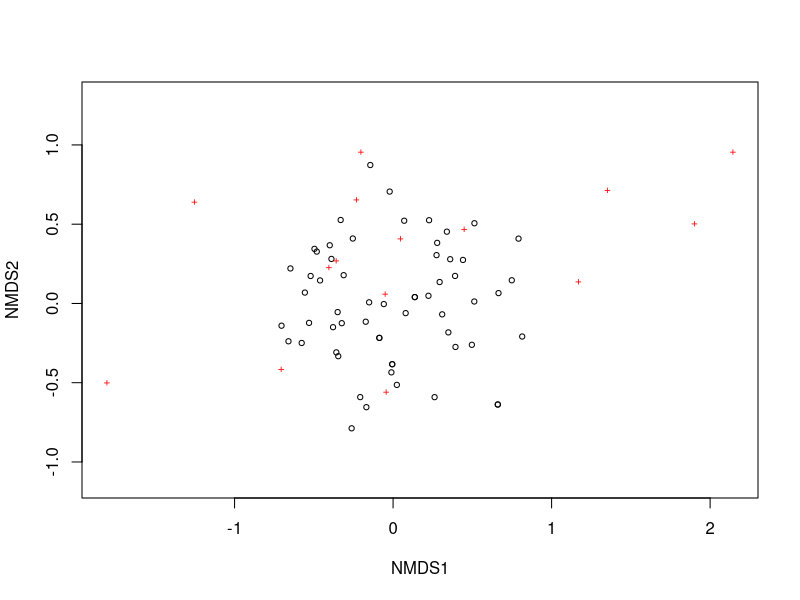
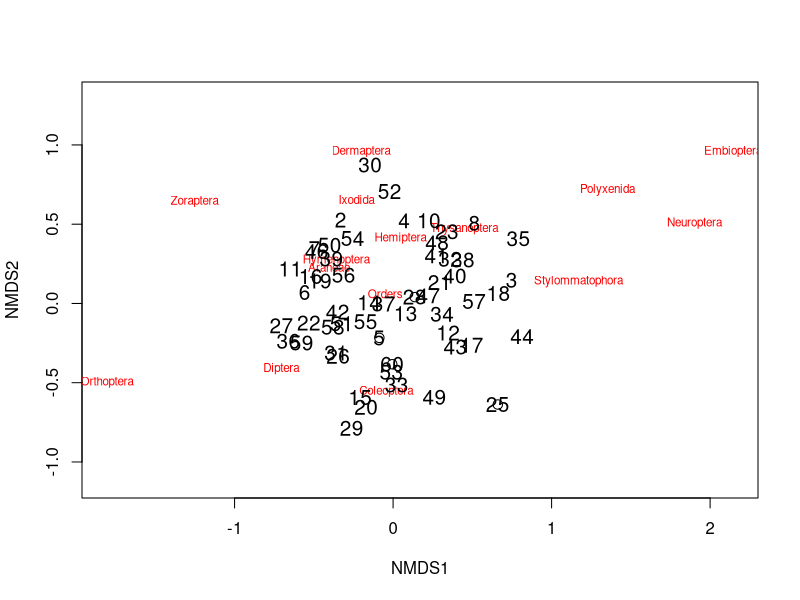
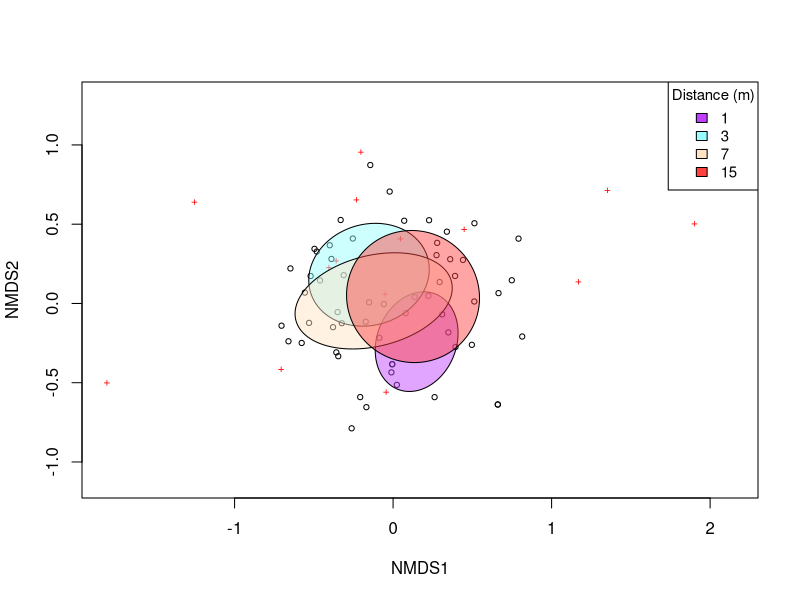
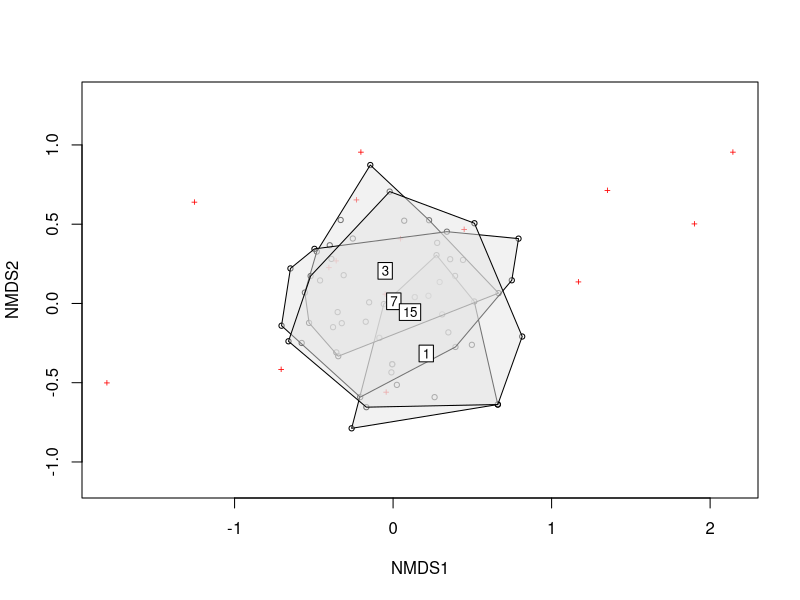
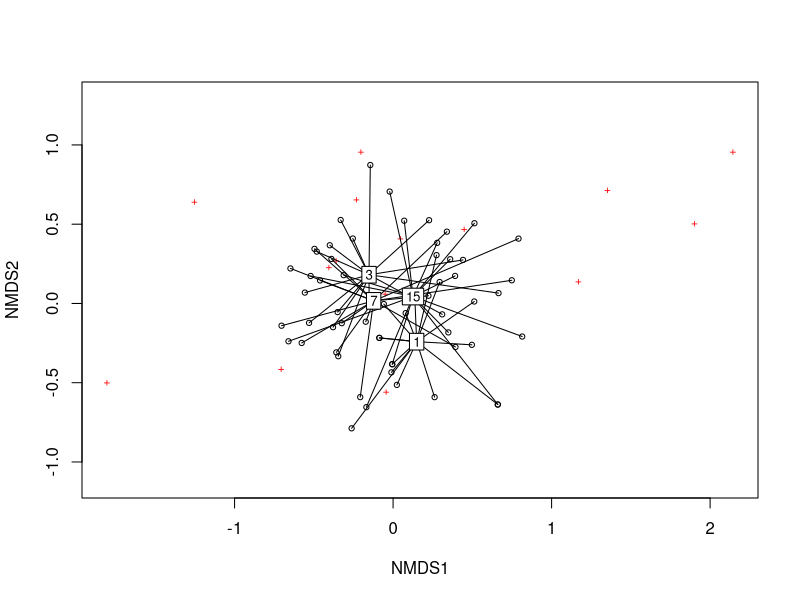
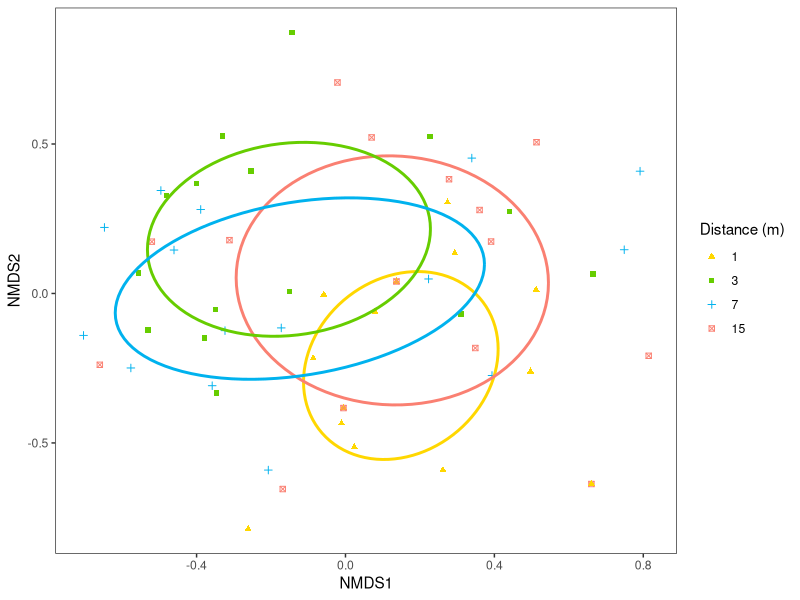
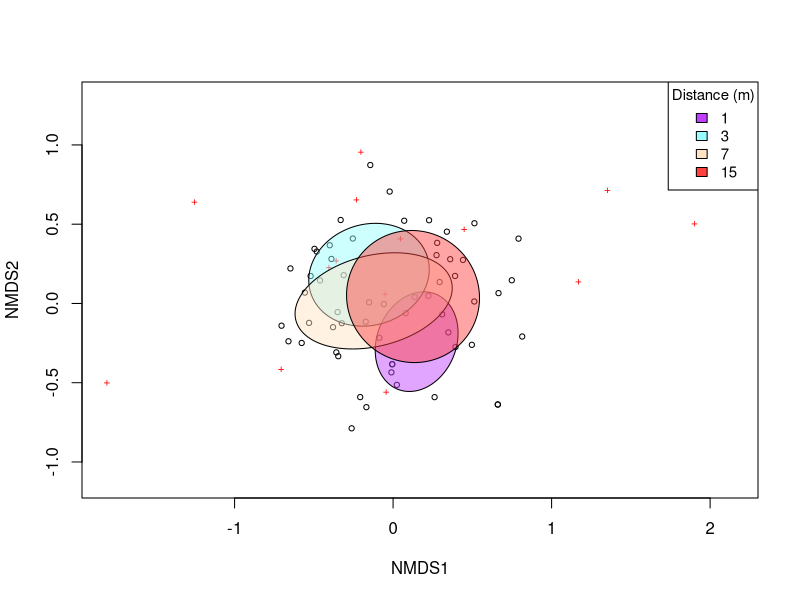
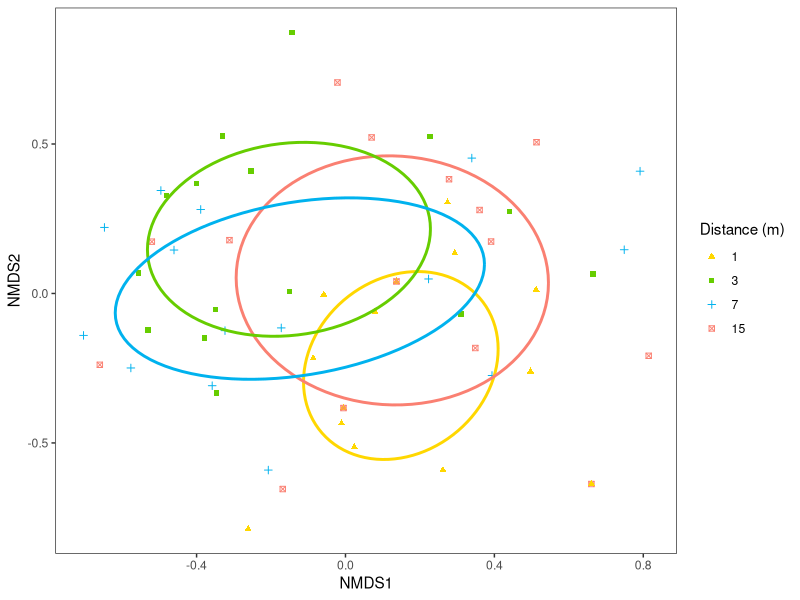

These figures' R source, in order:
##%##########################################################%##
#                                                              #
####                     NMDS TUTORIAL                      ####
####                   By Ray Rubia Rankin                  ####
####                  Created on 29/11/2022                 ####
#                                                              #
##%##########################################################%##

# set working directory----
setwd("your_filepath")

# install packages (if you haven't already)-----
install.packages("vegan")
install.packages("permute")
install.packages("lattice")
install.packages("tidyverse")

# load libraries----
library(vegan) # for diversity analysis and ordination methods
library(permute) # necessary to run vegan package
library(lattice) # necessary to run vegan package
library(tidyverse) # for efficient data manipulation and visualization

# import data----
inverts <- read.csv("data/invert_data.csv")

# data manipulation----
# view dataset structure
head(inverts)
str(inverts)

# make community matrix by extracting abundance values from inverts dataframe
invert_community <- inverts[,6:20]

# turn data frame into matrix so it functions in the vegan package
invert_matrix <- as.matrix(invert_community)

# ordination----
# now we will proceed to create the ordination
inv.NMDS <- metaMDS(invert_matrix, distance = "bray", k = 3, autotransform = TRUE, trymax=100) 

# Bray-Curtis distance is chosen because it is not affected by zero values. 
# k represents the number of dimensions we want and is used to reduce stress.
# autotransform arguments ensures the data does a sqrt transformation
# trymax is the number of iterations the algorithm will run

# check stress value
inv.NMDS$stress # ideally stress value is < 0.2

# data visualization----
# using Base R
plot(inv.NMDS) # circles show different communities/sites, crosses show different species
ordiplot(inv.NMDS, type = "n") # create blank ordination plot
orditorp(inv.NMDS, display = "species", col="red", air = 0.1) # add species
orditorp(inv.NMDS, display = "sites", cex = 1.25, air = 0.1) # add sites

# by distance
# ellipse plot
ordiplot(inv.NMDS) # plot shows communities (circles) and species (crosses)
ordiellipse(inv.NMDS, inverts$Distance, label = FALSE, 
            col=c("darkorchid1", "darkslategray1", "bisque1", "brown1"), 
            draw = "polygon", alpha=120) # adding ellipses to the plot
legend("topright", title="Distance (m)",
       c("1","3","7","15"), fill=c("darkorchid1", "darkslategray1", "bisque1", 
                                   "brown1"), horiz=FALSE, cex=.9) # adding a legend

# save plot
png("figures/base_NMDSplot.png", width=6, height=5, units = "in", res = 300)
ordiplot(inv.NMDS)
ordiellipse(inv.NMDS, inverts$Distance, label = FALSE, 
            col=c("darkorchid1", "darkslategray1","bisque1", "brown1"), 
            draw = "polygon", alpha=120)
legend("topright", title="Distance (m)",
       c("1","3","7","15"), fill=c("darkorchid1", "darkslategray1",
                                   "bisque1", "brown1"), horiz=FALSE, cex=.9)
dev.off()

# polygon plot
ordiplot(inv.NMDS) #plot shows communities (circles) and species (crosses)
ordihull(inv.NMDS, groups = inverts$Distance, draw="polygon", col="grey90", label = TRUE) # adding polygons

# spider plot
ordiplot(inv.NMDS) #plot shows communities (circles) and species (crosses)
ordispider(inv.NMDS, groups = inverts$Distance, label = TRUE) # adding spider plot


# using ggplot to make an ellipse plot
# make new dataframe with by extracting NMDS scores
nmds.scores <- as.data.frame(scores(inv.NMDS)$sites) # for newest version of vegan package

# if you have a version of the vegan package <2.6-2 then the following code should also work:
# nmds.scores = as.data.frame(scores(nmds))

# add data from your original dataframe into new NMDS dataframe
# useful if you want to group based on different criteria
nmds.scores <- nmds.scores %>% 
  mutate(Site = as.factor(inverts$Site), Path.Type = as.factor(inverts$Path.Type), 
         Transect = as.factor(inverts$Transect), Distance = as.factor(inverts$Distance))

# check dataframe
head(nmds.scores) 
str(nmds.scores)

# define hidden vegan function that finds coordinates for drawing a covariance ellipse
veganCovEllipse<-function (cov, center = c(0, 0), scale = 1, npoints = 100) 
{
  theta <- (0:npoints) * 2 * pi/npoints
  Circle <- cbind(cos(theta), sin(theta))
  t(center + scale * t(Circle %*% chol(cov)))
}

# create empty dataframe to combine NMDS data with ellipse data
ellipse_df <- data.frame()

# adding data for ellipse, in this case using distance as a grouping factor
for(g in levels(nmds.scores$Distance)){
  ellipse_df <- rbind(ellipse_df, cbind(as.data.frame(with(nmds.scores[nmds.scores$Distance==g,],
                                                     veganCovEllipse(cov.wt(cbind(NMDS1,NMDS2),
                                                                            wt=rep(1/length(NMDS1),length(NMDS1)))$cov,
                                                                     center=c(mean(NMDS1),mean(NMDS2)))))
                                  ,Distance=g))
}

# create ggplot
(inv_NMDS_plot <- ggplot(data = nmds.scores, aes(NMDS1, NMDS2)) + 
    geom_point(aes(color = Distance, shape = Distance)) + # adding different colours and shapes for points at different distances
    geom_path(data=ellipse_df, aes(x=NMDS1, y=NMDS2, colour=Distance), linewidth=1) + # adding covariance ellipses according to distance # use size argument if ggplot2 < v. 3.4.0
    guides(color = guide_legend(override.aes = list(linetype=c(NA,NA,NA,NA)))) + # removes lines from legend
    theme_bw() + # adding theme
    theme(panel.grid = element_blank()) + # remove background grid
    scale_color_manual(name = "Distance (m)", # legend title
                       labels = c("1","3","7","15"), # adjusting legend labels
                       values = c("gold", "chartreuse3", 
                                  "deepskyblue2", "salmon")) + # customising colours
    scale_shape_manual("Distance (m)", # legend title
                       labels = c("1","3","7","15"), # adjusting legend labels
                       values = c(17, 15, 3, 7))) # customising shapes
# save plot
ggsave(filename = "figures/inv_NMDS_plot.png", inv_NMDS_plot, device = "png")

# data analysis----
# using a PERMANOVA to test the differences in community composition
# This is a PERmutational Multivariate ANalysis Of VAriance and tests the differences between groups, like an ANOVA, but with lots of variables.
# it is essentially a multivariate analysis of variance used to compare groups of objects
inv_permanova <- adonis2(as.matrix(inverts [,6:20]) ~ Distance, inverts, 
                             permutations = 999, method = "bray")
# permutations is the number of possible arrangements the data could take
# using permutations = 999 is standard practice in science and across the literature
# can increase it if you want to get a ore thorough analysis
# use method = bray as it is what we previously used to calculate pairwise distances

# look at model output
inv_permanova

# simper analysis
# this is a SIMilarity PERcentage analysis and compares community differences 
# and reports what species (orders in this scenario)are driving those differences.

inv_simper <- with(inverts[,c(1,2,3,4,5,21)], simper(as.matrix(inverts[,5:20]), Distance, permutations = 100))
# with argument indicates what grouping variables to use to conduct the analysis 
# the number of permutations required to carry out the analysis

# see most influential species (orders in this case) contributing to community differences
inv_simper

# a more detailed summary showing the contributions of all species (or orders)
summary(inv_simper)

# shows species driving differences in community composition between different distances
